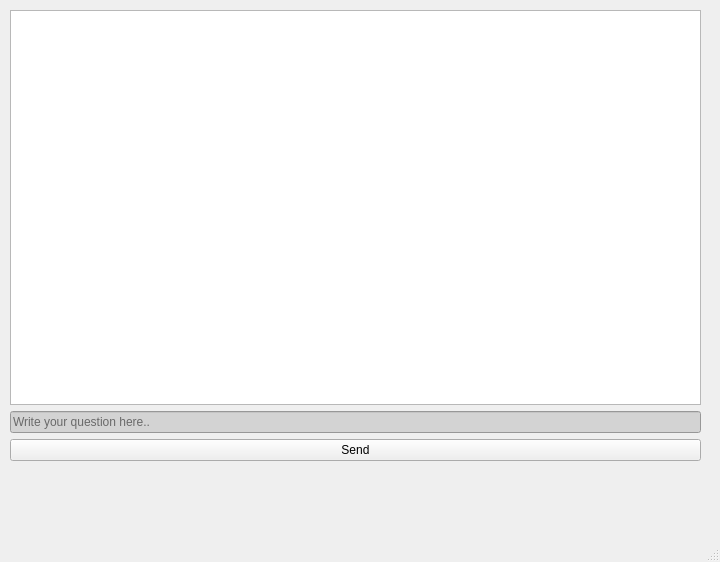
<?xml version="1.0" encoding="UTF-8"?>
<ui version="4.0">
 <class>MainWindow</class>
 <widget class="QMainWindow" name="MainWindow">
  <property name="geometry">
   <rect>
    <x>0</x>
    <y>0</y>
    <width>720</width>
    <height>562</height>
   </rect>
  </property>
  <property name="windowTitle">
   <string>MainWindow</string>
  </property>
  <widget class="QWidget" name="centralwidget">
   <widget class="QWidget" name="">
    <property name="geometry">
     <rect>
      <x>10</x>
      <y>10</y>
      <width>691</width>
      <height>451</height>
     </rect>
    </property>
    <layout class="QVBoxLayout" name="verticalLayout">
     <item>
      <widget class="QTextEdit" name="responseField"/>
     </item>
     <item>
      <widget class="QLineEdit" name="input_field">
       <property name="maximumSize">
        <size>
         <width>16777215</width>
         <height>100</height>
        </size>
       </property>
       <property name="styleSheet">
        <string notr="true">background-color:lightgray
</string>
       </property>
       <property name="placeholderText">
        <string>Write your question here..</string>
       </property>
      </widget>
     </item>
     <item>
      <widget class="QPushButton" name="sendButton">
       <property name="maximumSize">
        <size>
         <width>16777215</width>
         <height>50</height>
        </size>
       </property>
       <property name="styleSheet">
        <string notr="true">background-color;gray</string>
       </property>
       <property name="text">
        <string>Send</string>
       </property>
      </widget>
     </item>
    </layout>
   </widget>
  </widget>
  <widget class="QMenuBar" name="menubar">
   <property name="geometry">
    <rect>
     <x>0</x>
     <y>0</y>
     <width>720</width>
     <height>24</height>
    </rect>
   </property>
  </widget>
  <widget class="QStatusBar" name="statusbar"/>
 </widget>
 <resources/>
 <connections/>
</ui>
